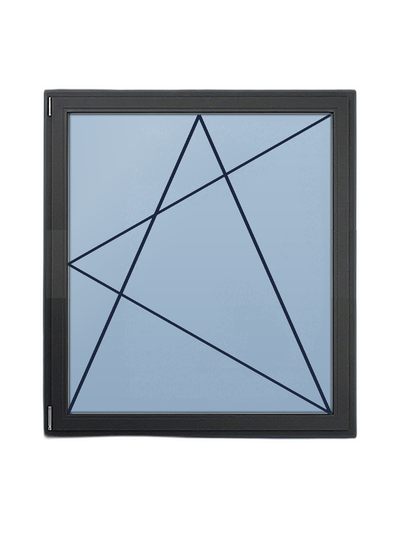
#> input picture img/anschlag-karten/dreh-kipp-links.png, 400 x 535 px; its folder holds only this picture in this run
$ python trim-karten-pngs.py
#> lines starting #> are read from the running program, lines starting #| are printed output that depends on the picture; after the words box and inside, x2 and y2 are one past the last pixel; in counts of white or black regions, pixels touching at a corner belong together
"""
Konfigurator-Karten in-place sauber trimmen:
  - composite gegen weißen Hintergrund (kein Alpha mehr → kein durchscheinender Karten-BG)
  - strenger BBox-Crop (alpha > 80) → nur die sichtbare Fenster-Form, kein transparentes Padding
  - in-place überschreiben (PNG bleibt, jetzt opaque + minimal)

Betrifft:
  img/anschlag-karten/*.png
  img/anschlag-karten-2f/*.png
  img/anschlag-karten-3f/*.png
  img/anschlag-karten-1ol/*.png
  img/fluegel-karten/*.png
  img/haustuer-karten/*.png
"""
from PIL import Image
from pathlib import Path
import sys

FOLDERS = [
    "img/anschlag-karten",
    "img/anschlag-karten-2f",
    "img/anschlag-karten-3f",
    "img/anschlag-karten-1ol",
    "img/fluegel-karten",
    "img/haustuer-karten",
]

def trim(src):
    img = Image.open(src)
#> img is the input picture: PIL image 400x535 RGBA; mean R, G, B, A 64.1, 72.6, 80.7, 129.3
    if img.mode != "RGBA":
        return f"{src}  SKIP (no alpha)"
    alpha = img.split()[3]
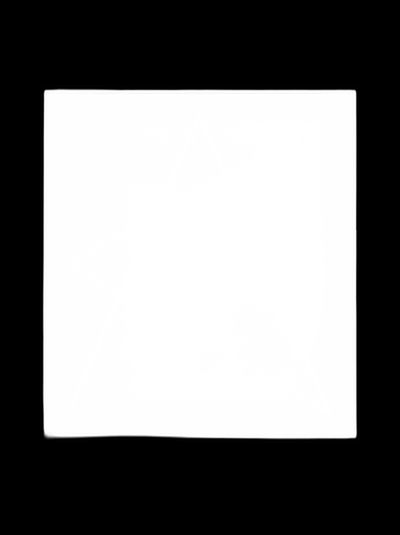
#> alpha: PIL image 400x535 L; min 0, max 255, mean 129.3
    # strenge BBox: ignoriert halbtransparente Anti-Aliasing-Pixel
    hard = alpha.point(lambda a: 255 if a > 80 else 0)
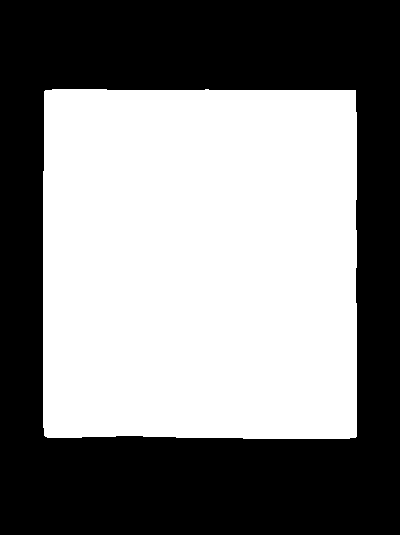
#> hard: PIL image 400x535 L; 51% white; 1 black region, box (x1, y1, x2, y2) and area: (0, 0, 400, 535) 104867
    bbox = hard.getbbox()
#> bbox = (43, 89, 357, 439)
    if not bbox:
        return f"{src}  SKIP (empty)"
    cropped = img.crop(bbox)
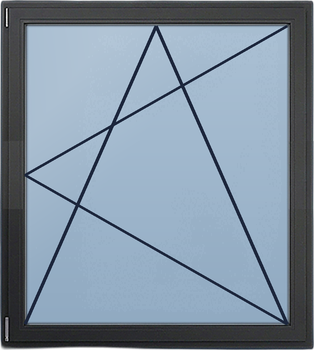
#> cropped: PIL image 314x350 RGBA; mean R, G, B, A 124.7, 141.1, 156.6, 251.6; transparent parts drawn white
    canvas = Image.new("RGB", cropped.size, "white")
#> canvas: PIL image 314x350 RGB; every value is 255
    canvas.paste(cropped, (0, 0), mask=cropped.split()[3])
    canvas.save(src, optimize=True)
    return f"{src}  -> {cropped.size}"

if __name__ == "__main__":
    files = []
    for f in FOLDERS:
        files.extend(sorted(Path(f).glob("*.png")))
    for f in files:
        print(trim(f))
